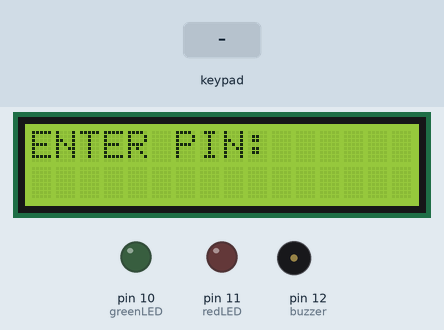
A sketch run on a simulated Arduino Uno, built with avr-gcc and run on an emulated ATmega328P. On the bench: 16×2 character LCD, output pins drawn as LEDs (lit = HIGH), buzzer (waves = sounding). The inputs (shaded band) are chosen by the test bench.

Above: at 1.2 s.
1.3 s: keypad keys 1 2 3 4 pressed 0.4 s apart
At 3.9 s:
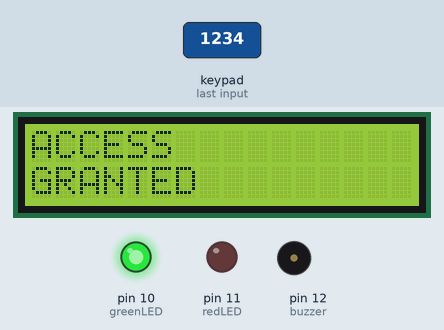
4.4 s: keypad keys 9 8 7 6 pressed 0.4 s apart
At 6.4 s:
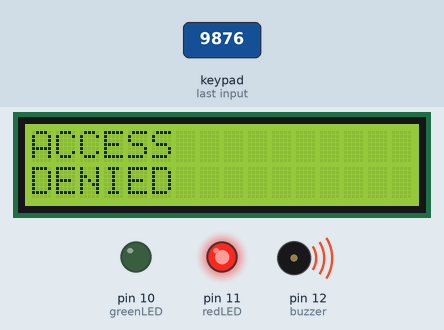
9.0 s: key '1' pressed
At 10.2 s:
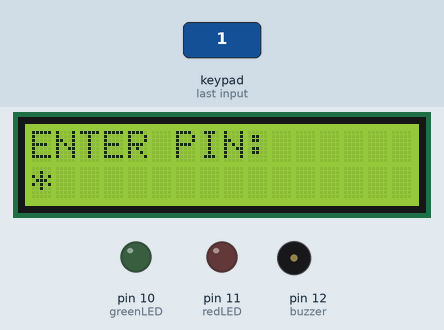
10.5 s: key '2' pressed
At 11.2 s:
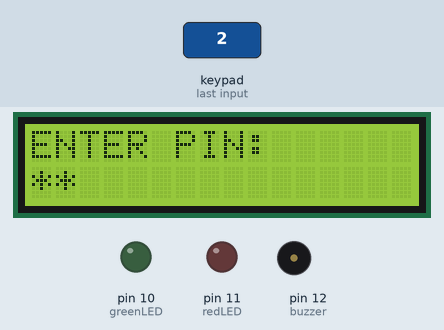
Timing chart, 0 to 13.0 s (numbered marks = the images above; inputs shaded):
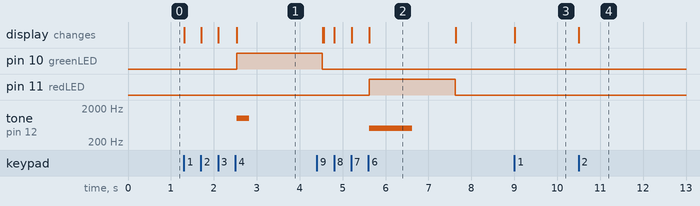

The sketch:

keypad_access.ino
```cpp
#include <Wire.h>
#include <LiquidCrystal_I2C.h>
#include <Keypad.h>

LiquidCrystal_I2C lcd(0x27, 16, 2);

// -------- Keypad --------
const byte ROWS = 4;
const byte COLS = 4;

char keys[ROWS][COLS] = {
  {'1','2','3','A'},
  {'4','5','6','B'},
  {'7','8','9','C'},
  {'*','0','#','D'}
};

byte rowPins[ROWS] = {9, 8, 7, 6};
byte colPins[COLS] = {5, 4, 3, 2};

Keypad keypad = Keypad(makeKeymap(keys), rowPins, colPins, ROWS, COLS);

// -------- LEDs & Buzzer --------
const int greenLED = 10;
const int redLED   = 11;
const int buzzer   = 12;

// -------- Password --------
String password = "1234";
String entered = "";

int wrongAttempts = 0;
bool locked = false;
unsigned long lockStart = 0;

void setup() {

  pinMode(greenLED, OUTPUT);
  pinMode(redLED, OUTPUT);
  pinMode(buzzer, OUTPUT);

  lcd.init();
  lcd.backlight();

  lcd.setCursor(0,0);
  lcd.print("ENTER PIN:");
}

void loop() {

  // ----- Lock Mode -----
  if (locked) {

    if (millis() - lockStart >= 10000) {

      locked = false;
      wrongAttempts = 0;

      lcd.clear();
      lcd.print("ENTER PIN:");
    }

    return;
  }

  char key = keypad.getKey();

  if (key) {

    if (entered.length() < 4) {

      entered += key;

      lcd.setCursor(0,1);

      for (int i = 0; i < entered.length(); i++)
        lcd.print("*");

    }

    if (entered.length() == 4) {

      if (entered == password) {

        lcd.clear();
        lcd.print("ACCESS");
        lcd.setCursor(0,1);
        lcd.print("GRANTED");

        digitalWrite(greenLED, HIGH);

        tone(buzzer, 1000, 300);

        delay(2000);

        digitalWrite(greenLED, LOW);

        wrongAttempts = 0;

      }

      else {

        lcd.clear();
        lcd.print("ACCESS");
        lcd.setCursor(0,1);
        lcd.print("DENIED");

        digitalWrite(redLED, HIGH);

        tone(buzzer, 500, 1000);

        delay(2000);

        digitalWrite(redLED, LOW);

        wrongAttempts++;

        if (wrongAttempts >= 3) {

          lcd.clear();
          lcd.print("LOCKED");
          lcd.setCursor(0,1);
          lcd.print("10 Seconds");

          locked = true;
          lockStart = millis();

        }

      }

      entered = "";

      if (!locked) {

        lcd.clear();
        lcd.print("ENTER PIN:");

      }

    }

  }

}
```

Measured:
- after the input at 1.3 s, pin 10 (greenLED): LOW → HIGH after 1.2 s; tone on pin 12 (buzzer): silent → 1000 Hz after 1.2 s, → silent 0.30 s later; the display: first changes at once (image 1 shows a later state)
- after the input at 4.4 s, pin 11 (redLED): LOW → HIGH after 1.2 s, → LOW 2.0 s later; tone on pin 12 (buzzer): silent → 500 Hz after 1.2 s, → silent 1.0 s later; the display: first differs from a run without the input after 0.16 s (image 2 shows a later state)
- after the input at 9.0 s, the display: changes at once (image 3)
- after the input at 10.5 s, the display: changes at once (image 4)
- what the display in image 2 shows lasts 2.0 s, from 5.6 s to 7.6 s
